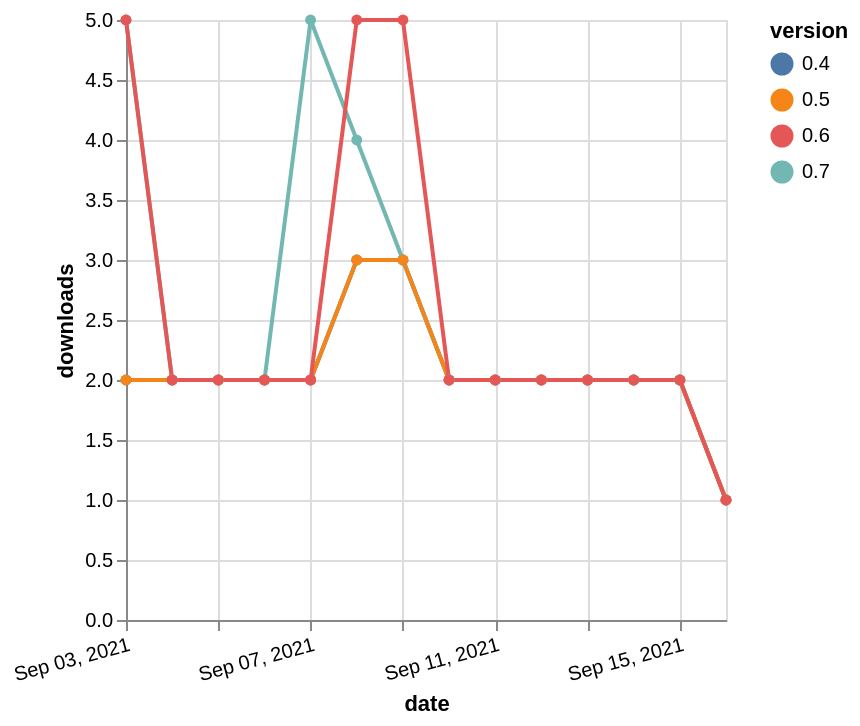

This figure's Vega-Lite source:
### Vega-Lite specification from a JSON file in a GitHub repository (floating-point values rounded to 4 significant figures)
{"$schema": "https://vega.github.io/schema/vega-lite/v5.json", "description": "A simple bar chart with embedded data.", "data": {"values": [{"date": "2021-09-03", "total": 812, "delta": 2, "version": "0.4"}, {"date": "2021-09-04", "total": 814, "delta": 2, "version": "0.4"}, {"date": "2021-09-05", "total": 816, "delta": 2, "version": "0.4"}, {"date": "2021-09-06", "total": 818, "delta": 2, "version": "0.4"}, {"date": "2021-09-07", "total": 820, "delta": 2, "version": "0.4"}, {"date": "2021-09-08", "total": 823, "delta": 3, "version": "0.4"}, {"date": "2021-09-09", "total": 826, "delta": 3, "version": "0.4"}, {"date": "2021-09-10", "total": 828, "delta": 2, "version": "0.4"}, {"date": "2021-09-11", "total": 830, "delta": 2, "version": "0.4"}, {"date": "2021-09-12", "total": 832, "delta": 2, "version": "0.4"}, {"date": "2021-09-13", "total": 834, "delta": 2, "version": "0.4"}, {"date": "2021-09-14", "total": 836, "delta": 2, "version": "0.4"}, {"date": "2021-09-15", "total": 838, "delta": 2, "version": "0.4"}, {"date": "2021-09-16", "total": 839, "delta": 1, "version": "0.4"}, {"date": "2021-09-03", "total": 48, "delta": 5, "version": "0.7"}, {"date": "2021-09-04", "total": 50, "delta": 2, "version": "0.7"}, {"date": "2021-09-05", "total": 52, "delta": 2, "version": "0.7"}, {"date": "2021-09-06", "total": 54, "delta": 2, "version": "0.7"}, {"date": "2021-09-07", "total": 59, "delta": 5, "version": "0.7"}, {"date": "2021-09-08", "total": 63, "delta": 4, "version": "0.7"}, {"date": "2021-09-09", "total": 66, "delta": 3, "version": "0.7"}, {"date": "2021-09-10", "total": 68, "delta": 2, "version": "0.7"}, {"date": "2021-09-11", "total": 70, "delta": 2, "version": "0.7"}, {"date": "2021-09-12", "total": 72, "delta": 2, "version": "0.7"}, {"date": "2021-09-13", "total": 74, "delta": 2, "version": "0.7"}, {"date": "2021-09-14", "total": 76, "delta": 2, "version": "0.7"}, {"date": "2021-09-15", "total": 78, "delta": 2, "version": "0.7"}, {"date": "2021-09-16", "total": 79, "delta": 1, "version": "0.7"}, {"date": "2021-09-03", "total": 659, "delta": 2, "version": "0.5"}, {"date": "2021-09-04", "total": 661, "delta": 2, "version": "0.5"}, {"date": "2021-09-05", "total": 663, "delta": 2, "version": "0.5"}, {"date": "2021-09-06", "total": 665, "delta": 2, "version": "0.5"}, {"date": "2021-09-07", "total": 667, "delta": 2, "version": "0.5"}, {"date": "2021-09-08", "total": 670, "delta": 3, "version": "0.5"}, {"date": "2021-09-09", "total": 673, "delta": 3, "version": "0.5"}, {"date": "2021-09-10", "total": 675, "delta": 2, "version": "0.5"}, {"date": "2021-09-11", "total": 677, "delta": 2, "version": "0.5"}, {"date": "2021-09-12", "total": 679, "delta": 2, "version": "0.5"}, {"date": "2021-09-13", "total": 681, "delta": 2, "version": "0.5"}, {"date": "2021-09-14", "total": 683, "delta": 2, "version": "0.5"}, {"date": "2021-09-15", "total": 685, "delta": 2, "version": "0.5"}, {"date": "2021-09-16", "total": 686, "delta": 1, "version": "0.5"}, {"date": "2021-09-03", "total": 591, "delta": 5, "version": "0.6"}, {"date": "2021-09-04", "total": 593, "delta": 2, "version": "0.6"}, {"date": "2021-09-05", "total": 595, "delta": 2, "version": "0.6"}, {"date": "2021-09-06", "total": 597, "delta": 2, "version": "0.6"}, {"date": "2021-09-07", "total": 599, "delta": 2, "version": "0.6"}, {"date": "2021-09-08", "total": 604, "delta": 5, "version": "0.6"}, {"date": "2021-09-09", "total": 609, "delta": 5, "version": "0.6"}, {"date": "2021-09-10", "total": 611, "delta": 2, "version": "0.6"}, {"date": "2021-09-11", "total": 613, "delta": 2, "version": "0.6"}, {"date": "2021-09-12", "total": 615, "delta": 2, "version": "0.6"}, {"date": "2021-09-13", "total": 617, "delta": 2, "version": "0.6"}, {"date": "2021-09-14", "total": 619, "delta": 2, "version": "0.6"}, {"date": "2021-09-15", "total": 621, "delta": 2, "version": "0.6"}, {"date": "2021-09-16", "total": 622, "delta": 1, "version": "0.6"}]}, "width": "container", "mark": {"type": "line", "point": {"filled": true}}, "encoding": {"x": {"field": "date", "type": "temporal", "timeUnit": "yearmonthdate", "title": "date", "axis": {"labelAngle": -15}}, "y": {"field": "delta", "type": "quantitative", "title": "downloads"}, "color": {"field": "version", "type": "nominal"}, "tooltip": {"field": "delta"}}}
